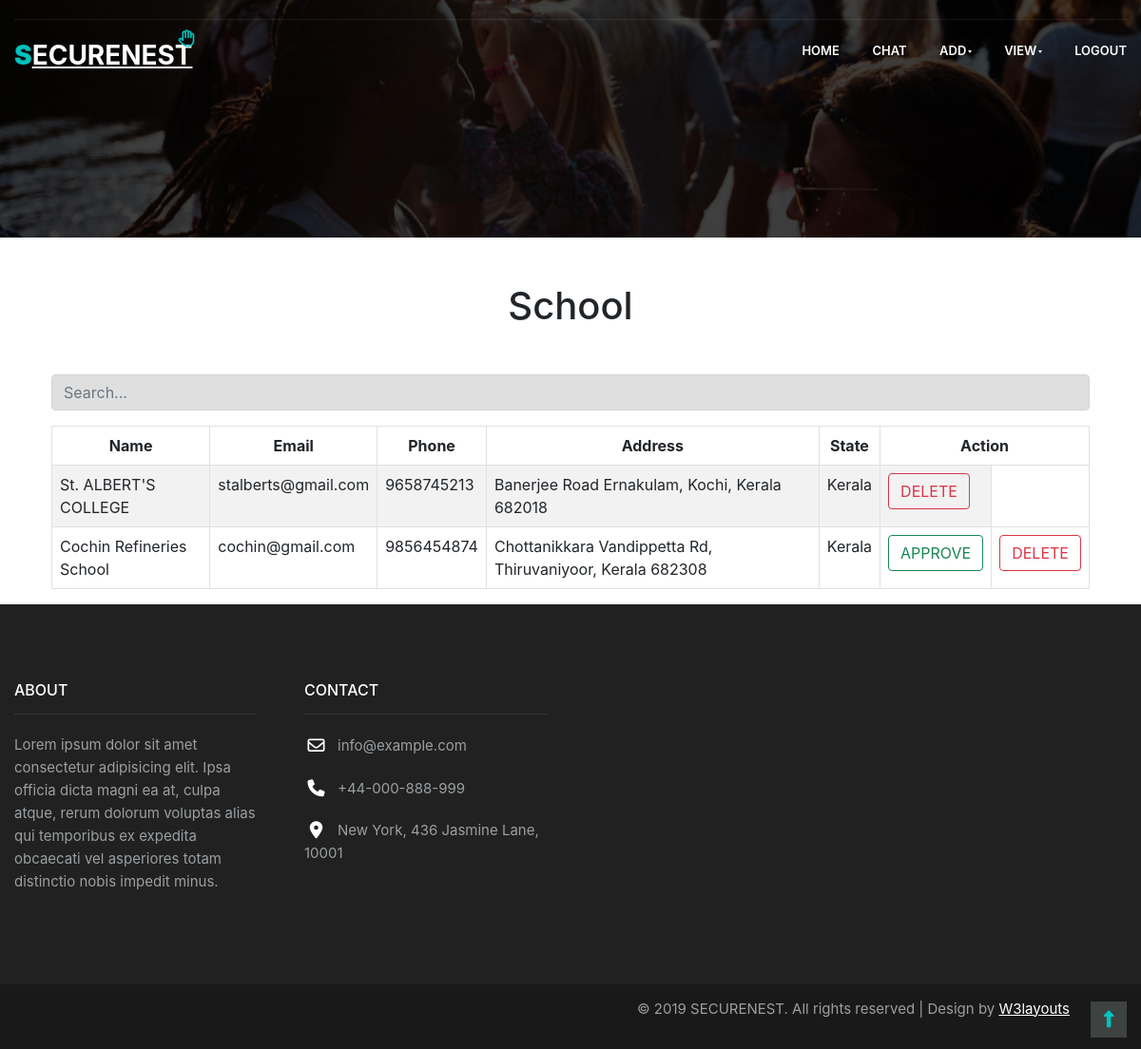
The app's page /viewSchool/ with its own data.
### SecureNestApp/models.py (models this page shows, shortened)
class School(models.Model):
    name = models.CharField(max_length=100)
    email = models.EmailField(max_length=100)
    phone = models.IntegerField()
    address = models.CharField(max_length=300)
    state = models.CharField(max_length=100)
    loginid = models.ForeignKey(Login, on_delete=models.CASCADE)

### SecureNestApp/views.py (the view)
# urls.py: path("viewSchool/", views.viewSchool),
def viewSchool(request):
    schoolData = School.objects.all()
    return render(request, "ADMIN/viewSchool.html", {"schoolData": schoolData})

### templates/ADMIN/viewSchool.html (shortened to what this page needs)
{% extends "ADMIN/adminBase.html" %}
{% block header %}
<link rel="stylesheet" href="https://cdn.jsdelivr.net/npm/bootstrap@5.2.3/dist/css/bootstrap.min.css"
>
<link rel="stylesheet" href="https://stackpath.bootstrapcdn.com/bootstrap/5.0.0/css/bootstrap.min.css">
<body>
    <div class="container">
        <h1 align="center" class="m-5">School</h1>
        <input type="text" id="searchInput" class="form-control mb-3 test" placeholder="Search...">
        <table class="table table-striped table-bordered" border="1">
            <thead>
                <tr>
                    <th>Name</th>
                    <th>Email</th>
                    <th>Phone</th>
                    <th>Address</th>
                    <th>State</th>
                    <th colspan="2">Action</th>
                </tr>
            </thead>
            <tbody id="tableBody">
                {% for i in schoolData %}
                <tr id="row{{ forloop.counter }}">
                    <td>{{ i.name }}</td>
                    <td>{{ i.email }}</td>
                    <td>{{ i.phone }}</td>
                    <td>{{ i.address }}</td>
                    <td>{{ i.state }}</td>
                    {% if i.loginid.is_active == 0 %}
                    <td><a href="/manageSchool?id={{i.loginid_id}}&status=1" class="btn btn-outline-success">APPROVE</a>
                    </td>
                    <td><a href="/deleteSchool?id={{i.loginid_id}}" class="btn btn-outline-danger">DELETE</a></td>
                    {% else %}
                    <td><a href="/deleteSchool?id={{i.loginid_id}}" class="btn btn-outline-danger">DELETE</a></td>
                    {% endif %}
                </tr>
                {% endfor %}
            </tbody>
        </table>
    </div>
</body>
</html>
{% endblock %}

### templates/ADMIN/adminBase.html (style rules this page uses)
* { box-sizing: border-box; font-family: -apple-system, BlinkMacSystemFont, "Segoe UI", Roboto, Oxygen-Sans, Ubuntu, Cantarell, "Helvetica Neue", sans-serif; }

### templates/ADMIN/viewSchool.html (style rules this page uses)
th { text-align: center; }
.test { background-color: rgba(128, 128, 128, 0.253); }

### records on screen
School: name "St. ALBERT'S COLLEGE", email "stalberts@gmail.com", phone "9658745213", address "Banerjee Road Ernakulam, Kochi, Kerala 682018", state "Kerala"
School: name "Cochin Refineries School", email "cochin@gmail.com", phone "9856454874", address "Chottanikkara Vandippetta Rd, Thiruvaniyoor, Kerala 682308", state "Kerala"
